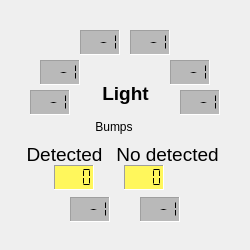
<?xml version="1.0" encoding="UTF-8"?>
<ui version="4.0">
 <class>lightMonitor</class>
 <widget class="QWidget" name="lightMonitor">
  <property name="geometry">
   <rect>
    <x>0</x>
    <y>0</y>
    <width>250</width>
    <height>250</height>
   </rect>
  </property>
  <property name="sizePolicy">
   <sizepolicy hsizetype="Maximum" vsizetype="Maximum">
    <horstretch>0</horstretch>
    <verstretch>0</verstretch>
   </sizepolicy>
  </property>
  <property name="maximumSize">
   <size>
    <width>250</width>
    <height>250</height>
   </size>
  </property>
  <property name="palette">
   <palette>
    <active/>
    <inactive/>
    <disabled/>
   </palette>
  </property>
  <property name="windowTitle">
   <string>Light sensors monitor</string>
  </property>
  <property name="autoFillBackground">
   <bool>true</bool>
  </property>
  <widget class="QLCDNumber" name="LCD7">
   <property name="geometry">
    <rect>
     <x>180</x>
     <y>90</y>
     <width>40</width>
     <height>25</height>
    </rect>
   </property>
   <property name="palette">
    <palette>
     <active>
      <colorrole role="Base">
       <brush brushstyle="SolidPattern">
        <color alpha="255">
         <red>255</red>
         <green>255</green>
         <blue>255</blue>
        </color>
       </brush>
      </colorrole>
      <colorrole role="Window">
       <brush brushstyle="SolidPattern">
        <color alpha="255">
         <red>185</red>
         <green>185</green>
         <blue>185</blue>
        </color>
       </brush>
      </colorrole>
     </active>
     <inactive>
      <colorrole role="Base">
       <brush brushstyle="SolidPattern">
        <color alpha="255">
         <red>255</red>
         <green>255</green>
         <blue>255</blue>
        </color>
       </brush>
      </colorrole>
      <colorrole role="Window">
       <brush brushstyle="SolidPattern">
        <color alpha="255">
         <red>185</red>
         <green>185</green>
         <blue>185</blue>
        </color>
       </brush>
      </colorrole>
     </inactive>
     <disabled>
      <colorrole role="Base">
       <brush brushstyle="SolidPattern">
        <color alpha="255">
         <red>185</red>
         <green>185</green>
         <blue>185</blue>
        </color>
       </brush>
      </colorrole>
      <colorrole role="Window">
       <brush brushstyle="SolidPattern">
        <color alpha="255">
         <red>185</red>
         <green>185</green>
         <blue>185</blue>
        </color>
       </brush>
      </colorrole>
     </disabled>
    </palette>
   </property>
   <property name="font">
    <font>
     <pointsize>16</pointsize>
     <weight>75</weight>
     <bold>true</bold>
    </font>
   </property>
   <property name="autoFillBackground">
    <bool>true</bool>
   </property>
   <property name="frameShape">
    <enum>QFrame::Panel</enum>
   </property>
   <property name="frameShadow">
    <enum>QFrame::Sunken</enum>
   </property>
   <property name="lineWidth">
    <number>1</number>
   </property>
   <property name="digitCount">
    <number>4</number>
   </property>
   <property name="segmentStyle">
    <enum>QLCDNumber::Flat</enum>
   </property>
   <property name="value" stdset="0">
    <double>-1.000000000000000</double>
   </property>
  </widget>
  <widget class="QLCDNumber" name="LCD6">
   <property name="geometry">
    <rect>
     <x>170</x>
     <y>60</y>
     <width>40</width>
     <height>25</height>
    </rect>
   </property>
   <property name="palette">
    <palette>
     <active>
      <colorrole role="Base">
       <brush brushstyle="SolidPattern">
        <color alpha="255">
         <red>255</red>
         <green>255</green>
         <blue>255</blue>
        </color>
       </brush>
      </colorrole>
      <colorrole role="Window">
       <brush brushstyle="SolidPattern">
        <color alpha="255">
         <red>185</red>
         <green>185</green>
         <blue>185</blue>
        </color>
       </brush>
      </colorrole>
     </active>
     <inactive>
      <colorrole role="Base">
       <brush brushstyle="SolidPattern">
        <color alpha="255">
         <red>255</red>
         <green>255</green>
         <blue>255</blue>
        </color>
       </brush>
      </colorrole>
      <colorrole role="Window">
       <brush brushstyle="SolidPattern">
        <color alpha="255">
         <red>185</red>
         <green>185</green>
         <blue>185</blue>
        </color>
       </brush>
      </colorrole>
     </inactive>
     <disabled>
      <colorrole role="Base">
       <brush brushstyle="SolidPattern">
        <color alpha="255">
         <red>185</red>
         <green>185</green>
         <blue>185</blue>
        </color>
       </brush>
      </colorrole>
      <colorrole role="Window">
       <brush brushstyle="SolidPattern">
        <color alpha="255">
         <red>185</red>
         <green>185</green>
         <blue>185</blue>
        </color>
       </brush>
      </colorrole>
     </disabled>
    </palette>
   </property>
   <property name="font">
    <font>
     <pointsize>16</pointsize>
     <weight>75</weight>
     <bold>true</bold>
    </font>
   </property>
   <property name="autoFillBackground">
    <bool>true</bool>
   </property>
   <property name="frameShape">
    <enum>QFrame::Panel</enum>
   </property>
   <property name="frameShadow">
    <enum>QFrame::Sunken</enum>
   </property>
   <property name="lineWidth">
    <number>1</number>
   </property>
   <property name="digitCount">
    <number>4</number>
   </property>
   <property name="segmentStyle">
    <enum>QLCDNumber::Flat</enum>
   </property>
   <property name="value" stdset="0">
    <double>-1.000000000000000</double>
   </property>
  </widget>
  <widget class="QLCDNumber" name="LCD5">
   <property name="geometry">
    <rect>
     <x>130</x>
     <y>30</y>
     <width>40</width>
     <height>25</height>
    </rect>
   </property>
   <property name="palette">
    <palette>
     <active>
      <colorrole role="Base">
       <brush brushstyle="SolidPattern">
        <color alpha="255">
         <red>255</red>
         <green>255</green>
         <blue>255</blue>
        </color>
       </brush>
      </colorrole>
      <colorrole role="Window">
       <brush brushstyle="SolidPattern">
        <color alpha="255">
         <red>185</red>
         <green>185</green>
         <blue>185</blue>
        </color>
       </brush>
      </colorrole>
     </active>
     <inactive>
      <colorrole role="Base">
       <brush brushstyle="SolidPattern">
        <color alpha="255">
         <red>255</red>
         <green>255</green>
         <blue>255</blue>
        </color>
       </brush>
      </colorrole>
      <colorrole role="Window">
       <brush brushstyle="SolidPattern">
        <color alpha="255">
         <red>185</red>
         <green>185</green>
         <blue>185</blue>
        </color>
       </brush>
      </colorrole>
     </inactive>
     <disabled>
      <colorrole role="Base">
       <brush brushstyle="SolidPattern">
        <color alpha="255">
         <red>185</red>
         <green>185</green>
         <blue>185</blue>
        </color>
       </brush>
      </colorrole>
      <colorrole role="Window">
       <brush brushstyle="SolidPattern">
        <color alpha="255">
         <red>185</red>
         <green>185</green>
         <blue>185</blue>
        </color>
       </brush>
      </colorrole>
     </disabled>
    </palette>
   </property>
   <property name="font">
    <font>
     <pointsize>16</pointsize>
     <weight>75</weight>
     <bold>true</bold>
    </font>
   </property>
   <property name="autoFillBackground">
    <bool>true</bool>
   </property>
   <property name="frameShape">
    <enum>QFrame::Panel</enum>
   </property>
   <property name="frameShadow">
    <enum>QFrame::Sunken</enum>
   </property>
   <property name="lineWidth">
    <number>1</number>
   </property>
   <property name="digitCount">
    <number>4</number>
   </property>
   <property name="segmentStyle">
    <enum>QLCDNumber::Flat</enum>
   </property>
   <property name="value" stdset="0">
    <double>-1.000000000000000</double>
   </property>
  </widget>
  <widget class="QLCDNumber" name="LCD3">
   <property name="geometry">
    <rect>
     <x>40</x>
     <y>60</y>
     <width>40</width>
     <height>25</height>
    </rect>
   </property>
   <property name="palette">
    <palette>
     <active>
      <colorrole role="Base">
       <brush brushstyle="SolidPattern">
        <color alpha="255">
         <red>255</red>
         <green>255</green>
         <blue>255</blue>
        </color>
       </brush>
      </colorrole>
      <colorrole role="Window">
       <brush brushstyle="SolidPattern">
        <color alpha="255">
         <red>185</red>
         <green>185</green>
         <blue>185</blue>
        </color>
       </brush>
      </colorrole>
     </active>
     <inactive>
      <colorrole role="Base">
       <brush brushstyle="SolidPattern">
        <color alpha="255">
         <red>255</red>
         <green>255</green>
         <blue>255</blue>
        </color>
       </brush>
      </colorrole>
      <colorrole role="Window">
       <brush brushstyle="SolidPattern">
        <color alpha="255">
         <red>185</red>
         <green>185</green>
         <blue>185</blue>
        </color>
       </brush>
      </colorrole>
     </inactive>
     <disabled>
      <colorrole role="Base">
       <brush brushstyle="SolidPattern">
        <color alpha="255">
         <red>185</red>
         <green>185</green>
         <blue>185</blue>
        </color>
       </brush>
      </colorrole>
      <colorrole role="Window">
       <brush brushstyle="SolidPattern">
        <color alpha="255">
         <red>185</red>
         <green>185</green>
         <blue>185</blue>
        </color>
       </brush>
      </colorrole>
     </disabled>
    </palette>
   </property>
   <property name="font">
    <font>
     <pointsize>16</pointsize>
     <weight>75</weight>
     <bold>true</bold>
    </font>
   </property>
   <property name="autoFillBackground">
    <bool>true</bool>
   </property>
   <property name="frameShape">
    <enum>QFrame::Panel</enum>
   </property>
   <property name="frameShadow">
    <enum>QFrame::Sunken</enum>
   </property>
   <property name="lineWidth">
    <number>1</number>
   </property>
   <property name="digitCount">
    <number>4</number>
   </property>
   <property name="segmentStyle">
    <enum>QLCDNumber::Flat</enum>
   </property>
   <property name="value" stdset="0">
    <double>-1.000000000000000</double>
   </property>
  </widget>
  <widget class="QLCDNumber" name="LCD2">
   <property name="geometry">
    <rect>
     <x>30</x>
     <y>90</y>
     <width>40</width>
     <height>25</height>
    </rect>
   </property>
   <property name="palette">
    <palette>
     <active>
      <colorrole role="Base">
       <brush brushstyle="SolidPattern">
        <color alpha="255">
         <red>255</red>
         <green>255</green>
         <blue>255</blue>
        </color>
       </brush>
      </colorrole>
      <colorrole role="Window">
       <brush brushstyle="SolidPattern">
        <color alpha="255">
         <red>185</red>
         <green>185</green>
         <blue>185</blue>
        </color>
       </brush>
      </colorrole>
     </active>
     <inactive>
      <colorrole role="Base">
       <brush brushstyle="SolidPattern">
        <color alpha="255">
         <red>255</red>
         <green>255</green>
         <blue>255</blue>
        </color>
       </brush>
      </colorrole>
      <colorrole role="Window">
       <brush brushstyle="SolidPattern">
        <color alpha="255">
         <red>185</red>
         <green>185</green>
         <blue>185</blue>
        </color>
       </brush>
      </colorrole>
     </inactive>
     <disabled>
      <colorrole role="Base">
       <brush brushstyle="SolidPattern">
        <color alpha="255">
         <red>185</red>
         <green>185</green>
         <blue>185</blue>
        </color>
       </brush>
      </colorrole>
      <colorrole role="Window">
       <brush brushstyle="SolidPattern">
        <color alpha="255">
         <red>185</red>
         <green>185</green>
         <blue>185</blue>
        </color>
       </brush>
      </colorrole>
     </disabled>
    </palette>
   </property>
   <property name="font">
    <font>
     <pointsize>16</pointsize>
     <weight>75</weight>
     <bold>true</bold>
    </font>
   </property>
   <property name="autoFillBackground">
    <bool>true</bool>
   </property>
   <property name="frameShape">
    <enum>QFrame::Panel</enum>
   </property>
   <property name="frameShadow">
    <enum>QFrame::Sunken</enum>
   </property>
   <property name="lineWidth">
    <number>1</number>
   </property>
   <property name="digitCount">
    <number>4</number>
   </property>
   <property name="segmentStyle">
    <enum>QLCDNumber::Flat</enum>
   </property>
   <property name="value" stdset="0">
    <double>-1.000000000000000</double>
   </property>
  </widget>
  <widget class="QLabel" name="sensorLabel">
   <property name="geometry">
    <rect>
     <x>80</x>
     <y>80</y>
     <width>91</width>
     <height>26</height>
    </rect>
   </property>
   <property name="font">
    <font>
     <pointsize>14</pointsize>
     <weight>75</weight>
     <bold>true</bold>
     <kerning>true</kerning>
    </font>
   </property>
   <property name="autoFillBackground">
    <bool>false</bool>
   </property>
   <property name="text">
    <string comment="photon">Light</string>
   </property>
   <property name="alignment">
    <set>Qt::AlignCenter</set>
   </property>
   <property name="wordWrap">
    <bool>false</bool>
   </property>
  </widget>
  <widget class="QFrame" name="frame3">
   <property name="geometry">
    <rect>
     <x>24</x>
     <y>120</y>
     <width>201</width>
     <height>75</height>
    </rect>
   </property>
   <property name="autoFillBackground">
    <bool>false</bool>
   </property>
   <property name="frameShadow">
    <enum>QFrame::Plain</enum>
   </property>
   <property name="lineWidth">
    <number>2</number>
   </property>
   <widget class="QLCDNumber" name="LCDBumpDetect">
    <property name="geometry">
     <rect>
      <x>30</x>
      <y>45</y>
      <width>40</width>
      <height>25</height>
     </rect>
    </property>
    <property name="palette">
     <palette>
      <active>
       <colorrole role="Base">
        <brush brushstyle="SolidPattern">
         <color alpha="255">
          <red>255</red>
          <green>255</green>
          <blue>255</blue>
         </color>
        </brush>
       </colorrole>
       <colorrole role="Window">
        <brush brushstyle="SolidPattern">
         <color alpha="255">
          <red>255</red>
          <green>247</green>
          <blue>92</blue>
         </color>
        </brush>
       </colorrole>
      </active>
      <inactive>
       <colorrole role="Base">
        <brush brushstyle="SolidPattern">
         <color alpha="255">
          <red>255</red>
          <green>255</green>
          <blue>255</blue>
         </color>
        </brush>
       </colorrole>
       <colorrole role="Window">
        <brush brushstyle="SolidPattern">
         <color alpha="255">
          <red>255</red>
          <green>247</green>
          <blue>92</blue>
         </color>
        </brush>
       </colorrole>
      </inactive>
      <disabled>
       <colorrole role="Base">
        <brush brushstyle="SolidPattern">
         <color alpha="255">
          <red>255</red>
          <green>247</green>
          <blue>92</blue>
         </color>
        </brush>
       </colorrole>
       <colorrole role="Window">
        <brush brushstyle="SolidPattern">
         <color alpha="255">
          <red>255</red>
          <green>247</green>
          <blue>92</blue>
         </color>
        </brush>
       </colorrole>
      </disabled>
     </palette>
    </property>
    <property name="font">
     <font>
      <pointsize>16</pointsize>
      <weight>75</weight>
      <bold>true</bold>
     </font>
    </property>
    <property name="autoFillBackground">
     <bool>true</bool>
    </property>
    <property name="frameShape">
     <enum>QFrame::Panel</enum>
    </property>
    <property name="frameShadow">
     <enum>QFrame::Sunken</enum>
    </property>
    <property name="lineWidth">
     <number>1</number>
    </property>
    <property name="digitCount">
     <number>4</number>
    </property>
    <property name="segmentStyle">
     <enum>QLCDNumber::Flat</enum>
    </property>
    <property name="value" stdset="0">
     <double>0.000000000000000</double>
    </property>
   </widget>
   <widget class="QLabel" name="TextLabel1_2">
    <property name="geometry">
     <rect>
      <x>1</x>
      <y>25</y>
      <width>79</width>
      <height>19</height>
     </rect>
    </property>
    <property name="font">
     <font>
      <pointsize>14</pointsize>
     </font>
    </property>
    <property name="text">
     <string>Detected</string>
    </property>
    <property name="alignment">
     <set>Qt::AlignCenter</set>
    </property>
    <property name="wordWrap">
     <bool>false</bool>
    </property>
   </widget>
   <widget class="QLabel" name="TextLabel1_2_2">
    <property name="geometry">
     <rect>
      <x>83</x>
      <y>25</y>
      <width>121</width>
      <height>19</height>
     </rect>
    </property>
    <property name="font">
     <font>
      <pointsize>14</pointsize>
     </font>
    </property>
    <property name="text">
     <string>No detected</string>
    </property>
    <property name="alignment">
     <set>Qt::AlignCenter</set>
    </property>
    <property name="wordWrap">
     <bool>false</bool>
    </property>
   </widget>
   <widget class="QLCDNumber" name="LCDBumpNoDetect">
    <property name="geometry">
     <rect>
      <x>100</x>
      <y>45</y>
      <width>40</width>
      <height>25</height>
     </rect>
    </property>
    <property name="palette">
     <palette>
      <active>
       <colorrole role="Base">
        <brush brushstyle="SolidPattern">
         <color alpha="255">
          <red>255</red>
          <green>255</green>
          <blue>255</blue>
         </color>
        </brush>
       </colorrole>
       <colorrole role="Window">
        <brush brushstyle="SolidPattern">
         <color alpha="255">
          <red>255</red>
          <green>247</green>
          <blue>92</blue>
         </color>
        </brush>
       </colorrole>
      </active>
      <inactive>
       <colorrole role="Base">
        <brush brushstyle="SolidPattern">
         <color alpha="255">
          <red>255</red>
          <green>255</green>
          <blue>255</blue>
         </color>
        </brush>
       </colorrole>
       <colorrole role="Window">
        <brush brushstyle="SolidPattern">
         <color alpha="255">
          <red>255</red>
          <green>247</green>
          <blue>92</blue>
         </color>
        </brush>
       </colorrole>
      </inactive>
      <disabled>
       <colorrole role="Base">
        <brush brushstyle="SolidPattern">
         <color alpha="255">
          <red>255</red>
          <green>247</green>
          <blue>92</blue>
         </color>
        </brush>
       </colorrole>
       <colorrole role="Window">
        <brush brushstyle="SolidPattern">
         <color alpha="255">
          <red>255</red>
          <green>247</green>
          <blue>92</blue>
         </color>
        </brush>
       </colorrole>
      </disabled>
     </palette>
    </property>
    <property name="font">
     <font>
      <pointsize>16</pointsize>
      <weight>75</weight>
      <bold>true</bold>
     </font>
    </property>
    <property name="autoFillBackground">
     <bool>true</bool>
    </property>
    <property name="frameShape">
     <enum>QFrame::Panel</enum>
    </property>
    <property name="frameShadow">
     <enum>QFrame::Sunken</enum>
    </property>
    <property name="lineWidth">
     <number>1</number>
    </property>
    <property name="digitCount">
     <number>4</number>
    </property>
    <property name="segmentStyle">
     <enum>QLCDNumber::Flat</enum>
    </property>
    <property name="value" stdset="0">
     <double>0.000000000000000</double>
    </property>
   </widget>
   <widget class="QLabel" name="TextLabel1">
    <property name="geometry">
     <rect>
      <x>40</x>
      <y>0</y>
      <width>100</width>
      <height>31</height>
     </rect>
    </property>
    <property name="font">
     <font/>
    </property>
    <property name="lineWidth">
     <number>2</number>
    </property>
    <property name="text">
     <string>Bumps</string>
    </property>
    <property name="alignment">
     <set>Qt::AlignHCenter|Qt::AlignTop</set>
    </property>
    <property name="wordWrap">
     <bool>false</bool>
    </property>
   </widget>
  </widget>
  <widget class="QLCDNumber" name="LCD4">
   <property name="geometry">
    <rect>
     <x>80</x>
     <y>30</y>
     <width>40</width>
     <height>25</height>
    </rect>
   </property>
   <property name="palette">
    <palette>
     <active>
      <colorrole role="Base">
       <brush brushstyle="SolidPattern">
        <color alpha="255">
         <red>255</red>
         <green>255</green>
         <blue>255</blue>
        </color>
       </brush>
      </colorrole>
      <colorrole role="Window">
       <brush brushstyle="SolidPattern">
        <color alpha="255">
         <red>185</red>
         <green>185</green>
         <blue>185</blue>
        </color>
       </brush>
      </colorrole>
     </active>
     <inactive>
      <colorrole role="Base">
       <brush brushstyle="SolidPattern">
        <color alpha="255">
         <red>255</red>
         <green>255</green>
         <blue>255</blue>
        </color>
       </brush>
      </colorrole>
      <colorrole role="Window">
       <brush brushstyle="SolidPattern">
        <color alpha="255">
         <red>185</red>
         <green>185</green>
         <blue>185</blue>
        </color>
       </brush>
      </colorrole>
     </inactive>
     <disabled>
      <colorrole role="Base">
       <brush brushstyle="SolidPattern">
        <color alpha="255">
         <red>185</red>
         <green>185</green>
         <blue>185</blue>
        </color>
       </brush>
      </colorrole>
      <colorrole role="Window">
       <brush brushstyle="SolidPattern">
        <color alpha="255">
         <red>185</red>
         <green>185</green>
         <blue>185</blue>
        </color>
       </brush>
      </colorrole>
     </disabled>
    </palette>
   </property>
   <property name="font">
    <font>
     <pointsize>16</pointsize>
     <weight>75</weight>
     <bold>true</bold>
    </font>
   </property>
   <property name="autoFillBackground">
    <bool>true</bool>
   </property>
   <property name="frameShape">
    <enum>QFrame::Panel</enum>
   </property>
   <property name="frameShadow">
    <enum>QFrame::Sunken</enum>
   </property>
   <property name="lineWidth">
    <number>1</number>
   </property>
   <property name="digitCount">
    <number>4</number>
   </property>
   <property name="segmentStyle">
    <enum>QLCDNumber::Flat</enum>
   </property>
   <property name="value" stdset="0">
    <double>-1.000000000000000</double>
   </property>
  </widget>
  <widget class="QLCDNumber" name="LCD1">
   <property name="geometry">
    <rect>
     <x>70</x>
     <y>197</y>
     <width>40</width>
     <height>25</height>
    </rect>
   </property>
   <property name="palette">
    <palette>
     <active>
      <colorrole role="Base">
       <brush brushstyle="SolidPattern">
        <color alpha="255">
         <red>255</red>
         <green>255</green>
         <blue>255</blue>
        </color>
       </brush>
      </colorrole>
      <colorrole role="Window">
       <brush brushstyle="SolidPattern">
        <color alpha="255">
         <red>185</red>
         <green>185</green>
         <blue>185</blue>
        </color>
       </brush>
      </colorrole>
     </active>
     <inactive>
      <colorrole role="Base">
       <brush brushstyle="SolidPattern">
        <color alpha="255">
         <red>255</red>
         <green>255</green>
         <blue>255</blue>
        </color>
       </brush>
      </colorrole>
      <colorrole role="Window">
       <brush brushstyle="SolidPattern">
        <color alpha="255">
         <red>185</red>
         <green>185</green>
         <blue>185</blue>
        </color>
       </brush>
      </colorrole>
     </inactive>
     <disabled>
      <colorrole role="Base">
       <brush brushstyle="SolidPattern">
        <color alpha="255">
         <red>185</red>
         <green>185</green>
         <blue>185</blue>
        </color>
       </brush>
      </colorrole>
      <colorrole role="Window">
       <brush brushstyle="SolidPattern">
        <color alpha="255">
         <red>185</red>
         <green>185</green>
         <blue>185</blue>
        </color>
       </brush>
      </colorrole>
     </disabled>
    </palette>
   </property>
   <property name="font">
    <font>
     <pointsize>16</pointsize>
     <weight>75</weight>
     <bold>true</bold>
    </font>
   </property>
   <property name="autoFillBackground">
    <bool>true</bool>
   </property>
   <property name="frameShape">
    <enum>QFrame::Panel</enum>
   </property>
   <property name="frameShadow">
    <enum>QFrame::Sunken</enum>
   </property>
   <property name="lineWidth">
    <number>1</number>
   </property>
   <property name="digitCount">
    <number>4</number>
   </property>
   <property name="segmentStyle">
    <enum>QLCDNumber::Flat</enum>
   </property>
   <property name="value" stdset="0">
    <double>-1.000000000000000</double>
   </property>
  </widget>
  <widget class="QLCDNumber" name="LCD8">
   <property name="geometry">
    <rect>
     <x>140</x>
     <y>197</y>
     <width>40</width>
     <height>25</height>
    </rect>
   </property>
   <property name="palette">
    <palette>
     <active>
      <colorrole role="Base">
       <brush brushstyle="SolidPattern">
        <color alpha="255">
         <red>255</red>
         <green>255</green>
         <blue>255</blue>
        </color>
       </brush>
      </colorrole>
      <colorrole role="Window">
       <brush brushstyle="SolidPattern">
        <color alpha="255">
         <red>185</red>
         <green>185</green>
         <blue>185</blue>
        </color>
       </brush>
      </colorrole>
     </active>
     <inactive>
      <colorrole role="Base">
       <brush brushstyle="SolidPattern">
        <color alpha="255">
         <red>255</red>
         <green>255</green>
         <blue>255</blue>
        </color>
       </brush>
      </colorrole>
      <colorrole role="Window">
       <brush brushstyle="SolidPattern">
        <color alpha="255">
         <red>185</red>
         <green>185</green>
         <blue>185</blue>
        </color>
       </brush>
      </colorrole>
     </inactive>
     <disabled>
      <colorrole role="Base">
       <brush brushstyle="SolidPattern">
        <color alpha="255">
         <red>185</red>
         <green>185</green>
         <blue>185</blue>
        </color>
       </brush>
      </colorrole>
      <colorrole role="Window">
       <brush brushstyle="SolidPattern">
        <color alpha="255">
         <red>185</red>
         <green>185</green>
         <blue>185</blue>
        </color>
       </brush>
      </colorrole>
     </disabled>
    </palette>
   </property>
   <property name="font">
    <font>
     <pointsize>16</pointsize>
     <weight>75</weight>
     <bold>true</bold>
    </font>
   </property>
   <property name="autoFillBackground">
    <bool>true</bool>
   </property>
   <property name="frameShape">
    <enum>QFrame::Panel</enum>
   </property>
   <property name="frameShadow">
    <enum>QFrame::Sunken</enum>
   </property>
   <property name="lineWidth">
    <number>1</number>
   </property>
   <property name="digitCount">
    <number>4</number>
   </property>
   <property name="segmentStyle">
    <enum>QLCDNumber::Flat</enum>
   </property>
   <property name="value" stdset="0">
    <double>-1.000000000000000</double>
   </property>
  </widget>
 </widget>
 <layoutdefault spacing="6" margin="11"/>
 <resources/>
 <connections/>
</ui>
